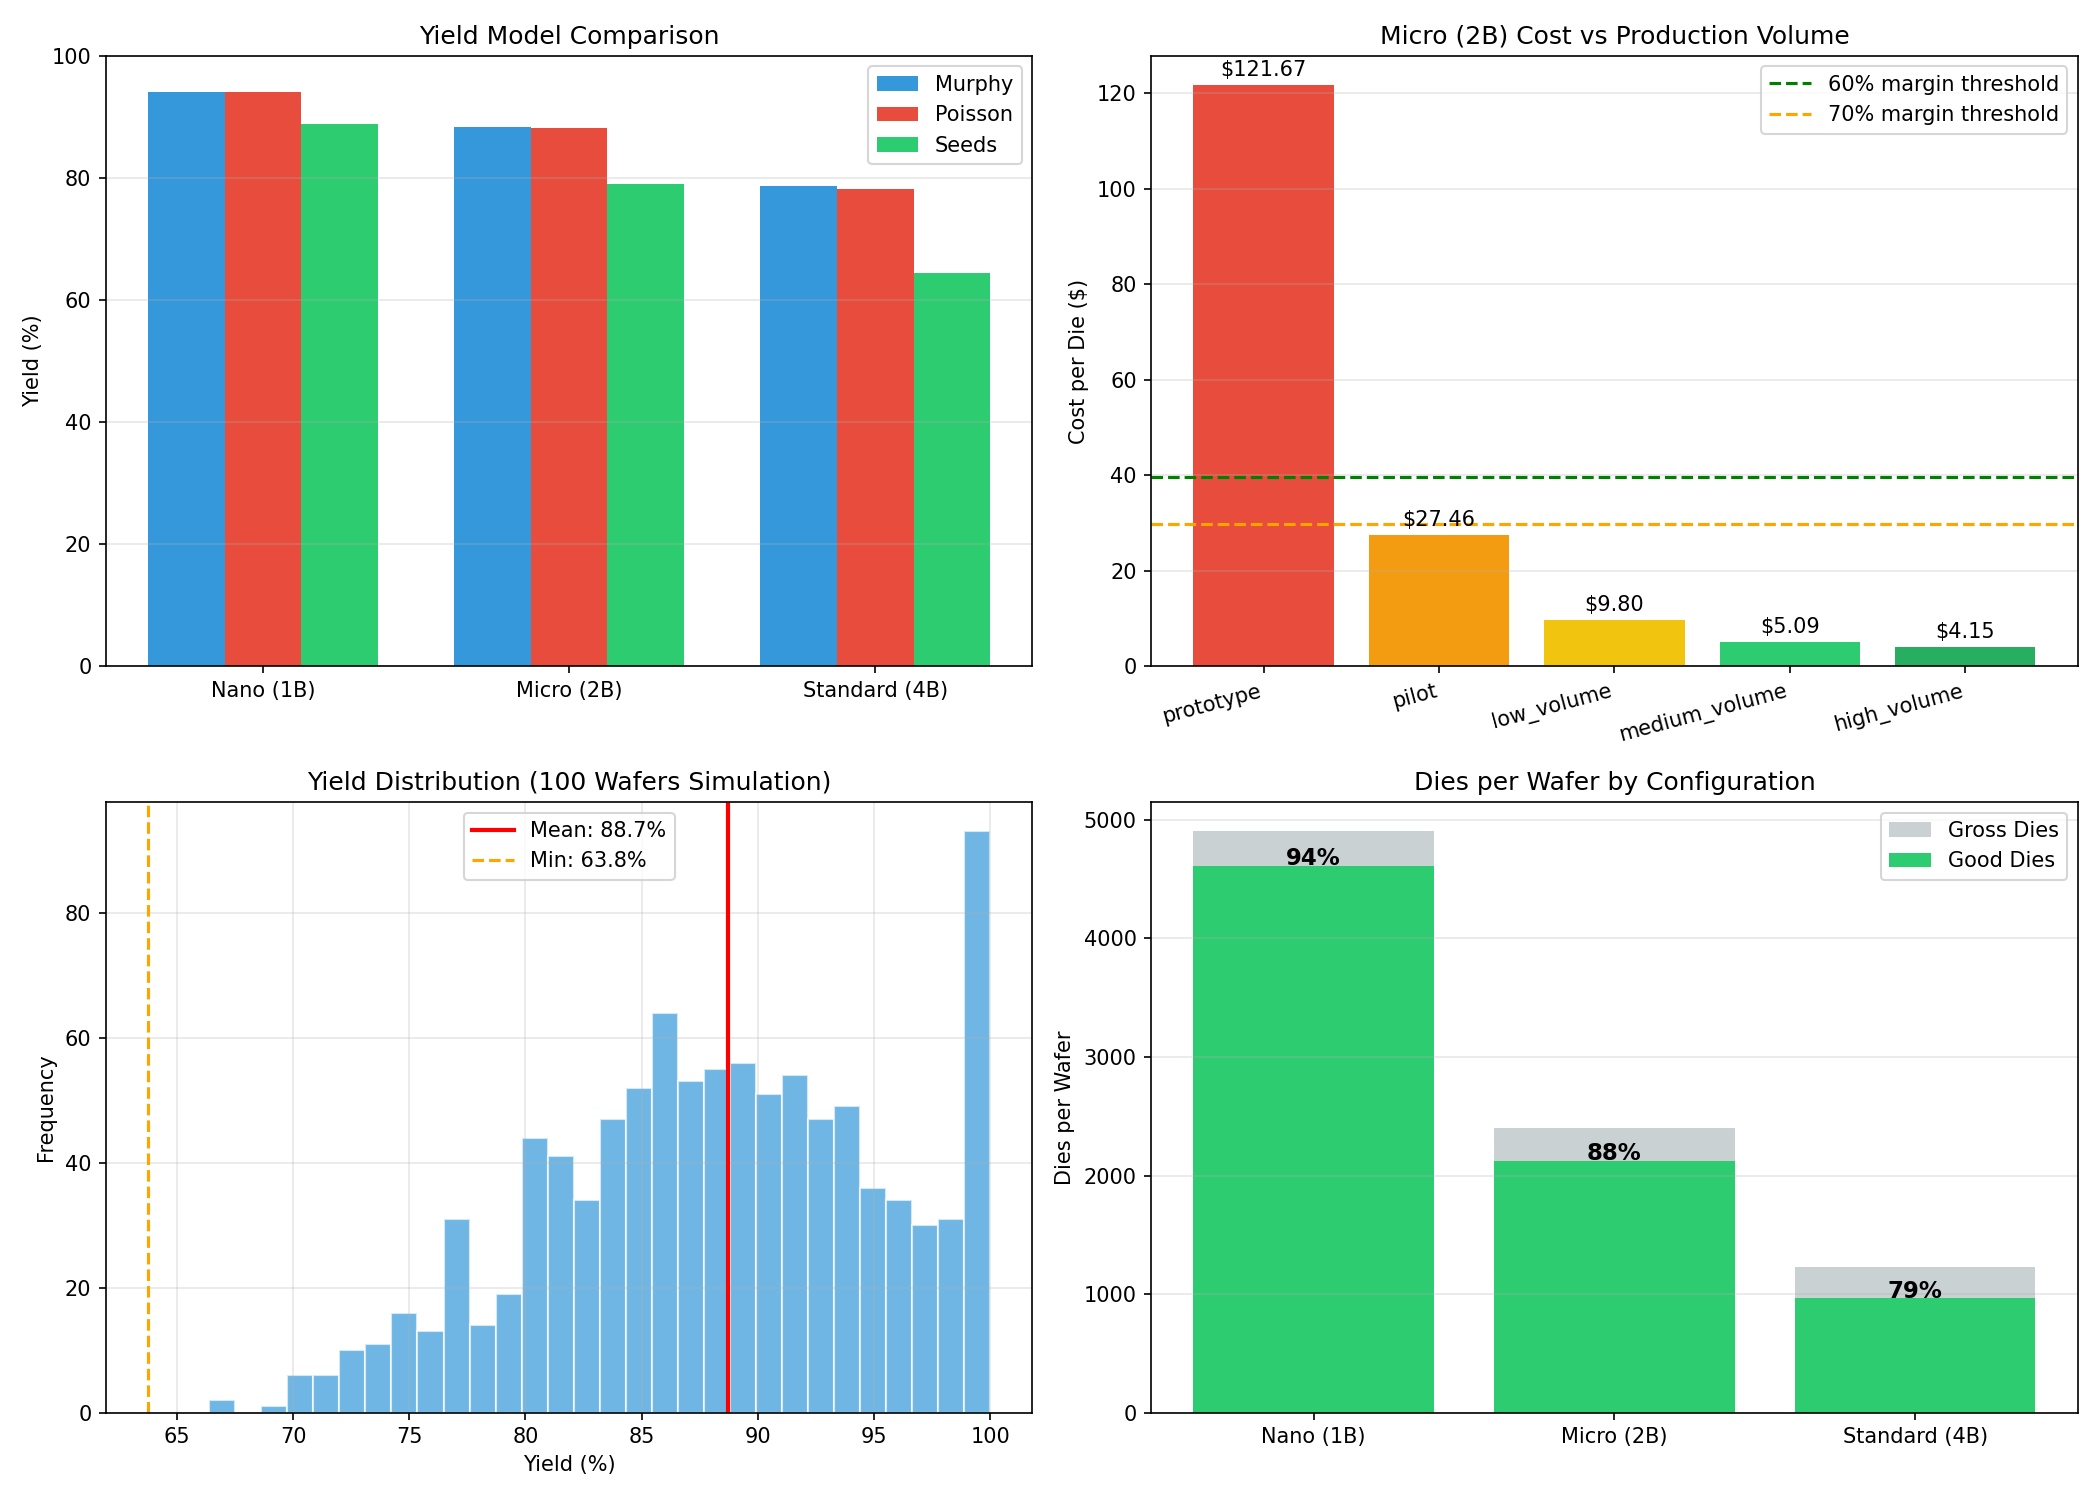

The Python source for this figure:
#!/usr/bin/env python3
"""
TernaryAir Simulation Framework
Iteration 5: Manufacturing Yield Simulation

Simulates manufacturing yield at 28nm:
- Defect density analysis
- Yield prediction for different die sizes
- Cost modeling for volume production
- Risk assessment

Author: Casey DiGennaro
"""

import numpy as np
import json
from dataclasses import dataclass
from typing import Dict, List, Tuple
import matplotlib.pyplot as plt

@dataclass
class ProcessNode:
    """28nm process node parameters"""
    name: str = "28nm"
    defect_density_per_cm2: float = 0.5  # Average defects per cm²
    wafer_diameter_mm: float = 300
    wafer_cost_usd: float = 3000
    mask_cost_usd: float = 2500000
    min_feature_nm: int = 28
    metal_layers: int = 6
    
@dataclass
class DieConfig:
    """Die configuration"""
    name: str
    width_mm: float
    height_mm: float
    sram_kb: float
    logic_mm2: float

# Target die configurations
DIE_CONFIGS = {
    'nano_1b': DieConfig('Nano (1B)', 3.5, 3.5, 256, 8.0),
    'micro_2b': DieConfig('Micro (2B)', 5.0, 5.0, 512, 17.0),
    'standard_4b': DieConfig('Standard (4B)', 7.0, 7.0, 1024, 35.0),
}

class YieldSimulator:
    """Simulates manufacturing yield"""
    
    def __init__(self, process: ProcessNode):
        self.process = process
    
    def calculate_die_area(self, die: DieConfig) -> float:
        """Calculate total die area in mm²"""
        return die.width_mm * die.height_mm
    
    def calculate_gross_dies_per_wafer(self, die: DieConfig) -> int:
        """Calculate gross dies per wafer (no yield loss)"""
        wafer_radius = self.process.wafer_diameter_mm / 2
        die_width = die.width_mm
        die_height = die.height_mm
        
        # Approximate formula: N = π * R² / (W * H) * efficiency_factor
        # Efficiency factor accounts for edge losses
        efficiency = 0.85  # Typical for rectangular dies
        
        gross_dies = int(np.pi * wafer_radius**2 / (die_width * die_height) * efficiency)
        return gross_dies
    
    def calculate_yield_murphy(self, die: DieConfig) -> float:
        """
        Calculate yield using Murphy's model
        
        Y = ((1 - e^(-D0*A)) / (D0*A))²
        
        Where D0 = defect density, A = die area in cm²
        """
        die_area_cm2 = self.calculate_die_area(die) / 100  # mm² to cm²
        D0 = self.process.defect_density_per_cm2
        
        if D0 * die_area_cm2 < 0.01:
            return 0.99  # Near-perfect yield for very small dies
        
        exponent = D0 * die_area_cm2
        yield_rate = ((1 - np.exp(-exponent)) / exponent) ** 2
        return yield_rate
    
    def calculate_yield_poisson(self, die: DieConfig) -> float:
        """
        Calculate yield using Poisson model
        
        Y = e^(-D0*A)
        
        More conservative than Murphy for larger dies
        """
        die_area_cm2 = self.calculate_die_area(die) / 100
        D0 = self.process.defect_density_per_cm2
        
        yield_rate = np.exp(-D0 * die_area_cm2)
        return yield_rate
    
    def calculate_yield_seeds(self, die: DieConfig, alpha: float = 2.0) -> float:
        """
        Calculate yield using Seeds model
        
        Y = 1 / (1 + D0*A)^α
        
        Good for mature processes with clustering
        """
        die_area_cm2 = self.calculate_die_area(die) / 100
        D0 = self.process.defect_density_per_cm2
        
        yield_rate = 1 / (1 + D0 * die_area_cm2) ** alpha
        return yield_rate
    
    def simulate_yield_distribution(self, die: DieConfig, n_wafers: int = 100) -> Dict:
        """Simulate yield distribution across wafers"""
        gross_dies = self.calculate_gross_dies_per_wafer(die)
        base_yield = self.calculate_yield_murphy(die)
        
        # Model variation in defect density across wafers
        # Use gamma distribution to model clustering
        shape, scale = 2.0, self.process.defect_density_per_cm2 / 2
        
        yields = []
        good_dies = []
        
        for _ in range(n_wafers):
            # Random defect density for this wafer
            D0 = np.random.gamma(shape, scale)
            
            # Calculate yield for this wafer
            die_area_cm2 = self.calculate_die_area(die) / 100
            wafer_yield = np.exp(-D0 * die_area_cm2)
            
            # Binomial distribution for actual good dies
            good = np.random.binomial(gross_dies, wafer_yield)
            
            yields.append(wafer_yield)
            good_dies.append(good)
        
        return {
            'mean_yield': np.mean(yields),
            'std_yield': np.std(yields),
            'min_yield': np.min(yields),
            'max_yield': np.max(yields),
            'mean_good_dies': np.mean(good_dies),
            'total_good_dies': sum(good_dies),
            'gross_dies_per_wafer': gross_dies,
        }


class CostSimulator:
    """Simulates manufacturing costs"""
    
    def __init__(self, process: ProcessNode, yield_sim: YieldSimulator):
        self.process = process
        self.yield_sim = yield_sim
    
    def calculate_cost_per_die(self, die: DieConfig, volume_wafers: int) -> Dict:
        """Calculate cost per good die"""
        
        gross_dies = self.yield_sim.calculate_gross_dies_per_wafer(die)
        yield_rate = self.yield_sim.calculate_yield_murphy(die)
        good_dies_per_wafer = int(gross_dies * yield_rate)
        total_good_dies = good_dies_per_wafer * volume_wafers
        
        # Wafer cost component
        wafer_cost = self.process.wafer_cost_usd * volume_wafers
        
        # Mask amortization (over production volume)
        mask_amort_per_wafer = self.process.mask_cost_usd / volume_wafers
        
        # Packaging and test cost per die
        pkg_test_cost = 2.50  # USD per die
        
        # Total cost
        total_cost = wafer_cost + self.process.mask_cost_usd + (pkg_test_cost * total_good_dies)
        cost_per_good_die = total_cost / total_good_dies
        
        return {
            'wafer_cost_per_die': self.process.wafer_cost_usd / good_dies_per_wafer,
            'mask_amort_per_die': mask_amort_per_wafer / yield_rate,
            'pkg_test_cost': pkg_test_cost,
            'total_cost_per_die': cost_per_good_die,
            'good_dies_per_wafer': good_dies_per_wafer,
            'total_good_dies': total_good_dies,
        }
    
    def analyze_volume_scenarios(self, die: DieConfig) -> Dict:
        """Analyze cost at different volume levels"""
        volumes = {
            'prototype': 10,
            'pilot': 50,
            'low_volume': 200,
            'medium_volume': 1000,
            'high_volume': 5000,
        }
        
        results = {}
        for scenario, n_wafers in volumes.items():
            results[scenario] = self.calculate_cost_per_die(die, n_wafers)
        
        return results


def run_iteration_5():
    """Run manufacturing yield simulation"""
    
    print("=" * 70)
    print("TERNARYAIR SIMULATION FRAMEWORK")
    print("Iteration 5: Manufacturing Yield Simulation")
    print("=" * 70)
    
    process = ProcessNode()
    yield_sim = YieldSimulator(process)
    cost_sim = CostSimulator(process, yield_sim)
    
    results = {
        'process': {
            'name': process.name,
            'defect_density_per_cm2': process.defect_density_per_cm2,
            'wafer_diameter_mm': process.wafer_diameter_mm,
            'wafer_cost_usd': process.wafer_cost_usd,
            'mask_cost_usd': process.mask_cost_usd,
        },
        'dies': {},
        'volume_analysis': {},
    }
    
    # Analyze each die configuration
    print(f"\n📊 Process Node: {process.name}")
    print(f"   Defect Density: {process.defect_density_per_cm2} defects/cm²")
    print(f"   Wafer Size: {process.wafer_diameter_mm}mm")
    print(f"   Wafer Cost: ${process.wafer_cost_usd:,}")
    print(f"   Mask Set Cost: ${process.mask_cost_usd:,}")
    
    print("\n" + "=" * 80)
    print("DIE CONFIGURATION ANALYSIS")
    print("=" * 80)
    
    for die_key, die in DIE_CONFIGS.items():
        print(f"\n📋 {die.name}")
        print("-" * 50)
        
        die_area = yield_sim.calculate_die_area(die)
        gross_dies = yield_sim.calculate_gross_dies_per_wafer(die)
        
        yield_murphy = yield_sim.calculate_yield_murphy(die)
        yield_poisson = yield_sim.calculate_yield_poisson(die)
        yield_seeds = yield_sim.calculate_yield_seeds(die)
        
        good_dies_murphy = int(gross_dies * yield_murphy)
        
        print(f"   Die Size: {die.width_mm} × {die.height_mm} mm = {die_area:.1f} mm²")
        print(f"   Gross Dies/Wafer: {gross_dies}")
        print(f"   Yield (Murphy): {yield_murphy*100:.1f}%")
        print(f"   Yield (Poisson): {yield_poisson*100:.1f}%")
        print(f"   Yield (Seeds): {yield_seeds*100:.1f}%")
        print(f"   Good Dies/Wafer: {good_dies_murphy}")
        
        # Cost analysis
        volume_analysis = cost_sim.analyze_volume_scenarios(die)
        
        print(f"\n   💰 Cost per Good Die:")
        for scenario, costs in volume_analysis.items():
            print(f"      {scenario:20s}: ${costs['total_cost_per_die']:.2f}")
        
        # Yield distribution simulation
        yield_dist = yield_sim.simulate_yield_distribution(die, n_wafers=100)
        
        results['dies'][die_key] = {
            'name': die.name,
            'area_mm2': die_area,
            'gross_dies_per_wafer': gross_dies,
            'yield_murphy': yield_murphy,
            'yield_poisson': yield_poisson,
            'yield_seeds': yield_seeds,
            'good_dies_per_wafer': good_dies_murphy,
            'yield_distribution': yield_dist,
            'volume_analysis': volume_analysis,
        }
    
    # Target die (Micro 2B) detailed analysis
    target_die = DIE_CONFIGS['micro_2b']
    print("\n" + "=" * 80)
    print("TARGET DIE: MICRO (2B) - DETAILED ANALYSIS")
    print("=" * 80)
    
    # Breakeven analysis
    target_results = results['dies']['micro_2b']
    retail_price = 99
    
    print(f"\n📈 Breakeven Analysis (${retail_price} retail price)")
    print("-" * 50)
    
    for scenario, costs in target_results['volume_analysis'].items():
        cost = costs['total_cost_per_die']
        margin = (retail_price - cost) / retail_price * 100
        print(f"   {scenario:20s}: Cost ${cost:.2f} | Margin {margin:.1f}%")
    
    # Generate visualizations
    fig, axes = plt.subplots(2, 2, figsize=(14, 10))
    
    # 1. Yield models comparison
    ax1 = axes[0, 0]
    die_names = [DIE_CONFIGS[k].name for k in DIE_CONFIGS.keys()]
    x = np.arange(len(die_names))
    width = 0.25
    
    yields_murphy = [results['dies'][k]['yield_murphy'] * 100 for k in DIE_CONFIGS.keys()]
    yields_poisson = [results['dies'][k]['yield_poisson'] * 100 for k in DIE_CONFIGS.keys()]
    yields_seeds = [results['dies'][k]['yield_seeds'] * 100 for k in DIE_CONFIGS.keys()]
    
    ax1.bar(x - width, yields_murphy, width, label='Murphy', color='#3498DB')
    ax1.bar(x, yields_poisson, width, label='Poisson', color='#E74C3C')
    ax1.bar(x + width, yields_seeds, width, label='Seeds', color='#2ECC71')
    
    ax1.set_ylabel('Yield (%)')
    ax1.set_title('Yield Model Comparison')
    ax1.set_xticks(x)
    ax1.set_xticklabels(die_names)
    ax1.legend()
    ax1.grid(axis='y', alpha=0.3)
    ax1.set_ylim(0, 100)
    
    # 2. Cost per die vs volume
    ax2 = axes[0, 1]
    volumes = list(target_results['volume_analysis'].keys())
    costs = [target_results['volume_analysis'][v]['total_cost_per_die'] for v in volumes]
    
    colors = ['#E74C3C', '#F39C12', '#F1C40F', '#2ECC71', '#27AE60']
    bars = ax2.bar(volumes, costs, color=colors)
    ax2.axhline(y=retail_price * 0.4, color='green', linestyle='--', label='60% margin threshold')
    ax2.axhline(y=retail_price * 0.3, color='orange', linestyle='--', label='70% margin threshold')
    
    ax2.set_ylabel('Cost per Die ($)')
    ax2.set_title('Micro (2B) Cost vs Production Volume')
    ax2.legend()
    ax2.grid(axis='y', alpha=0.3)
    
    for bar, cost in zip(bars, costs):
        ax2.text(bar.get_x() + bar.get_width()/2, bar.get_height() + 1, f'${cost:.2f}', 
                ha='center', va='bottom', fontsize=10)
    
    plt.setp(ax2.xaxis.get_majorticklabels(), rotation=15, ha='right')
    
    # 3. Yield distribution histogram
    ax3 = axes[1, 0]
    yield_dist = target_results['yield_distribution']
    
    # Simulate yield values for histogram
    yields = np.random.normal(yield_dist['mean_yield'], yield_dist['std_yield'], 1000)
    yields = np.clip(yields, 0, 1) * 100
    
    ax3.hist(yields, bins=30, color='#3498DB', alpha=0.7, edgecolor='white')
    ax3.axvline(x=yield_dist['mean_yield']*100, color='red', linestyle='-', linewidth=2, 
                label=f"Mean: {yield_dist['mean_yield']*100:.1f}%")
    ax3.axvline(x=yield_dist['min_yield']*100, color='orange', linestyle='--', 
                label=f"Min: {yield_dist['min_yield']*100:.1f}%")
    
    ax3.set_xlabel('Yield (%)')
    ax3.set_ylabel('Frequency')
    ax3.set_title('Yield Distribution (100 Wafers Simulation)')
    ax3.legend()
    ax3.grid(alpha=0.3)
    
    # 4. Good dies per wafer
    ax4 = axes[1, 1]
    die_keys = list(DIE_CONFIGS.keys())
    gross = [results['dies'][k]['gross_dies_per_wafer'] for k in die_keys]
    good = [int(results['dies'][k]['gross_dies_per_wafer'] * results['dies'][k]['yield_murphy']) for k in die_keys]
    bad = [g - gd for g, gd in zip(gross, good)]
    
    x = np.arange(len(die_keys))
    ax4.bar(x, gross, label='Gross Dies', color='#95A5A6', alpha=0.5)
    ax4.bar(x, good, label='Good Dies', color='#2ECC71')
    
    ax4.set_ylabel('Dies per Wafer')
    ax4.set_title('Dies per Wafer by Configuration')
    ax4.set_xticks(x)
    ax4.set_xticklabels([DIE_CONFIGS[k].name for k in die_keys])
    ax4.legend()
    ax4.grid(axis='y', alpha=0.3)
    
    # Add yield percentages on bars
    for i, (g, gd) in enumerate(zip(gross, good)):
        yield_pct = gd / g * 100
        ax4.text(i, gd + 5, f'{yield_pct:.0f}%', ha='center', fontsize=11, fontweight='bold')
    
    plt.tight_layout()
    plt.savefig('/home/z/my-project/download/sim5_manufacturing_yield.png', dpi=150)
    print("\n✅ Saved: /home/z/my-project/download/sim5_manufacturing_yield.png")
    
    # Save JSON
    with open('/home/z/my-project/download/sim5_manufacturing_yield.json', 'w') as f:
        json.dump(results, f, indent=2, default=lambda x: float(x) if isinstance(x, np.floating) else str(x))
    print("✅ Saved: /home/z/my-project/download/sim5_manufacturing_yield.json")
    
    # Key findings
    print("\n🔬 Key Findings:")
    print("-" * 50)
    print(f"Micro (2B) at medium volume (1000 wafers):")
    print(f"  - Yield: {target_results['yield_murphy']*100:.1f}%")
    print(f"  - Good dies/wafer: {target_results['good_dies_per_wafer']}")
    print(f"  - Cost per die: ${target_results['volume_analysis']['medium_volume']['total_cost_per_die']:.2f}")
    print(f"  - Margin at $99 retail: {(99 - target_results['volume_analysis']['medium_volume']['total_cost_per_die'])/99*100:.1f}%")
    
    return results


if __name__ == "__main__":
    run_iteration_5()
